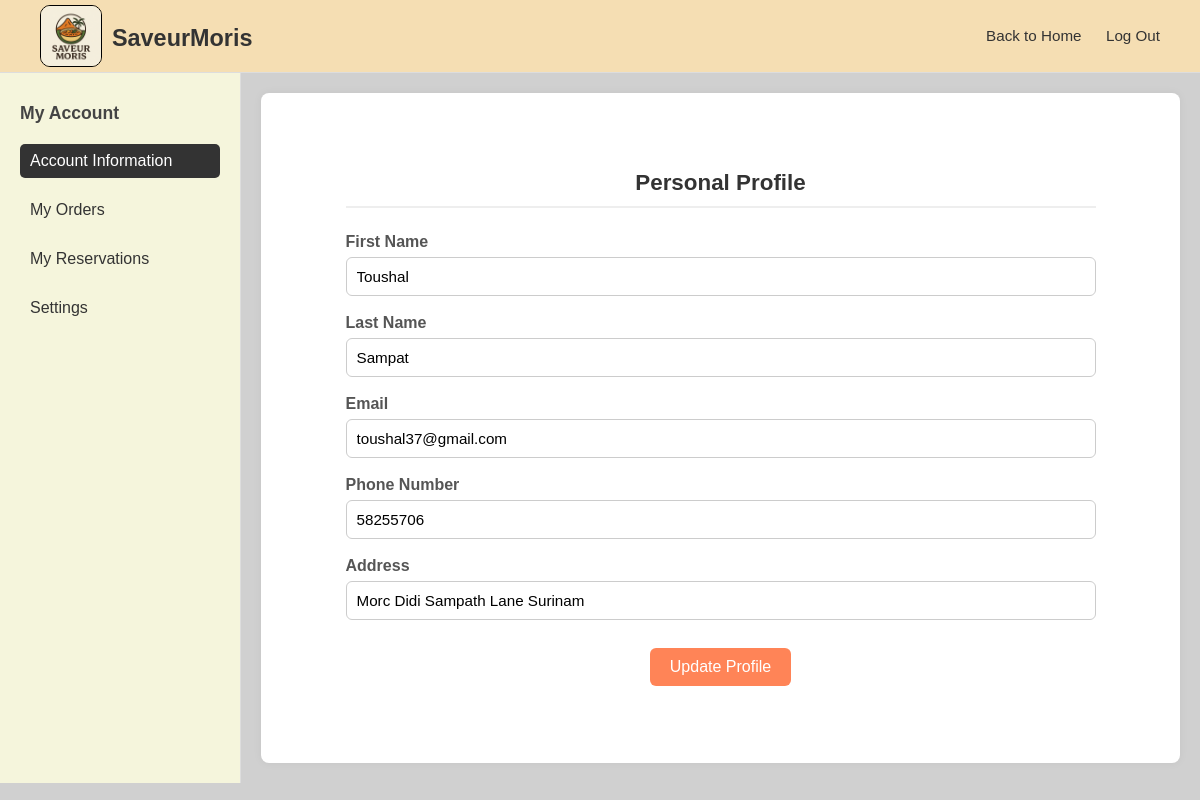
The app's page /profile/ (signed in) with its own data.
### web_app/models.py (models this page shows, shortened)
class Users(AbstractUser):
    phone_no = models.CharField(max_length=20, blank=True, null=True)
    role = models.CharField(
        max_length=20,
        choices=[('admin', 'Admin'), ('customer', 'Customer')],
        default='customer'
    )

class Customer(models.Model):
    user = models.OneToOneField(Users, on_delete=models.CASCADE, primary_key=True)
    address = models.CharField(max_length=255)

### web_app/views.py (the view)
# urls.py: path('profile/', views.profile_page, name='profile'),
@login_required
def profile_page(request):
    user = request.user
    if request.method == "POST":
        form = ProfileUpdateForm(request.POST, user=user, instance=user)
        if form.is_valid():
            form.save()
            customer, _ = Customer.objects.get_or_create(user=user)
            customer.address = form.cleaned_data.get("address")
            customer.save()
            return redirect("profile")
    else:
        form = ProfileUpdateForm(user=user, instance=user)
    return render(request, "web_app/account/profile.html", {"section": "profile", "form": form})

### web_app/templates/web_app/account/profile.html (shortened to what this page needs)
{% extends 'web_app/account/base_account.html' %}
{% block content %}
<h2>Personal Profile</h2>
<form method="POST" class="profile-form">
    <div class="form-group">
        <label>First Name</label>
        {{ form.first_name }}
    </div>
    <div class="form-group">
        <label>Last Name</label>
        {{ form.last_name }}
    </div>
    <div class="form-group">
        <label>Email</label>
        {{ form.email }}
    </div>
    <div class="form-group">
        <label>Phone Number</label>
        {{ form.phone_no }}
    </div>
    <div class="form-group">
        <label>Address</label>
        {{ form.address }}
    </div>
    <button type="submit" class="btn-update">Update Profile</button>
</form>
{% endblock %}

### web_app/static/web_app/css/profile.css (style rules this page uses)
.content h2 { text-align: center; margin-bottom: 25px; font-size: 1.4rem; color: #333; border-bottom: 2px solid #eee; padding-bottom: 10px; }
.profile-form { display: flex; flex-direction: column; gap: 18px; }
.form-group { display: flex; flex-direction: column; }
.form-group label { font-weight: 600; margin-bottom: 6px; color: #555; }
.form-group input { padding: 10px; border: 1px solid #ccc; border-radius: 6px; font-size: 0.95rem; transition: border-color 0.2s ease; }
.btn-update { background-color: #ff6b35d3; color: white; border: none; border-radius: 6px; padding: 10px 20px; font-size: 1rem; cursor: pointer; transition: background 0.3s ease; align-self: center; margin-top: 10px; }

### web_app/templates/web_app/account/base_account.html (style rules this page uses)
* { margin: 0; padding: 0; font-family: Arial, Helvetica, sans-serif; }
body { min-height: 100vh; background-color: #d0d0d0; color: #333; overflow: hidden; }

### records on screen
Users: first_name "Toushal", last_name "Sampat", email "toushal37@gmail.com", phone_no "58255706"
Customer: address "Morc Didi Sampath Lane Surinam"
